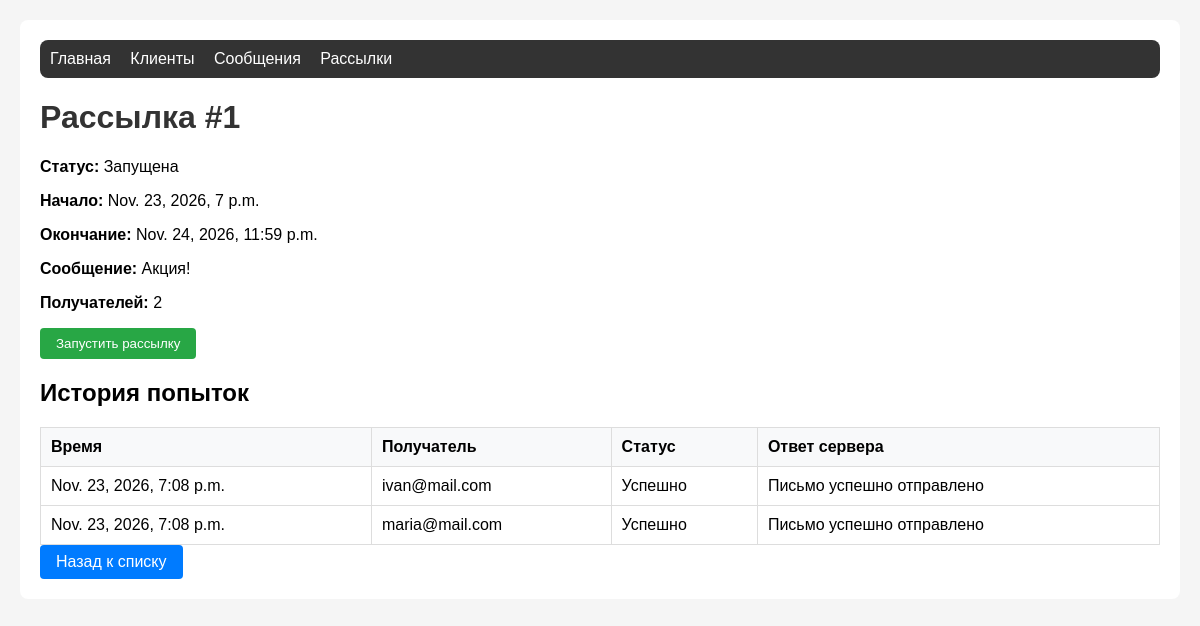
Screenshot of /mailings/1/ with the database file from the repository.
### mailing/models.py (models this page shows, shortened)
class Mailing(models.Model):
    STATUS_CREATED = 'created'
    STATUS_STARTED = 'started'
    STATUS_FINISHED = 'finished'
    STATUS_CHOICES = [
        (STATUS_CREATED, 'Создана'),
        (STATUS_STARTED, 'Запущена'),
        (STATUS_FINISHED, 'Завершена'),
    ]
    start_time = models.DateTimeField(verbose_name='Дата и время начала')
    end_time = models.DateTimeField(verbose_name='Дата и время окончания')
    status = models.CharField(
        max_length=20,
        choices=STATUS_CHOICES,
        default=STATUS_CREATED,
        verbose_name='Статус'
    )
    message = models.ForeignKey(
        Message,
        on_delete=models.CASCADE,
        verbose_name='Сообщение'
    )
    recipients = models.ManyToManyField(
        Client,
        verbose_name='Получатели'
    )
    class Meta:
        verbose_name = 'Рассылка'
        verbose_name_plural = 'Рассылки'
    def update_status(self):
        now = timezone.now()
        if now < self.start_time:
            new_status = self.STATUS_CREATED
        elif now > self.end_time:
            new_status = self.STATUS_FINISHED
        else:
            new_status = self.STATUS_STARTED
        if self.status != new_status:
            self.status = new_status
            self.save(update_fields=['status'])
        return new_status

class Message(models.Model):
    subject = models.CharField(max_length=255, verbose_name='Тема письма')
    body = models.TextField(verbose_name='Тело письма')
    class Meta:
        verbose_name = 'Сообщение'
        verbose_name_plural = 'Сообщения'

class Attempt(models.Model):
    STATUS_SUCCESS = 'success'
    STATUS_FAILED = 'failed'
    STATUS_CHOICES = [
        (STATUS_SUCCESS, 'Успешно'),
        (STATUS_FAILED, 'Не успешно'),
    ]
    attempt_time = models.DateTimeField(auto_now_add=True, verbose_name='Дата и время попытки')
    status = models.CharField(
        max_length=20,
        choices=STATUS_CHOICES,
        verbose_name='Статус'
    )
    server_response = models.TextField(blank=True, verbose_name='Ответ почтового сервера')
    mailing = models.ForeignKey(
        Mailing,
        on_delete=models.CASCADE,
        verbose_name='Рассылка'
    )
    client = models.ForeignKey(
        Client,
        on_delete=models.CASCADE,
        verbose_name='Получатель'
    )
    class Meta:
        verbose_name = 'Попытка отправки'
        verbose_name_plural = 'Попытки отправки'

class Client(models.Model):
    email = models.EmailField(unique=True, verbose_name='Email')
    full_name = models.CharField(max_length=255, verbose_name='Ф.И.О.')
    comment = models.TextField(blank=True, verbose_name='Комментарий')
    class Meta:
        verbose_name = 'Получатель рассылки'
        verbose_name_plural = 'Получатели рассылки'

### mailing/views.py (the view)
# urls.py: path('mailings/<int:pk>/', views.MailingDetailView.as_view(), name='mailing_detail'),
class MailingDetailView(View):
    def get(self, request, pk):
        mailing = get_object_or_404(Mailing, pk=pk)
        mailing.update_status()
        attempts = Attempt.objects.filter(mailing=mailing)
        return render(request, 'mailing/mailing_detail.html', {
            'mailing': mailing,
            'attempts': attempts
        })

### mailing/templates/mailing/mailing_detail.html (shortened to what this page needs)
{% extends 'mailing/base.html' %}
{% block content %}
<h1>Рассылка #{{ mailing.pk }}</h1>
<p><strong>Статус:</strong> {{ mailing.get_status_display }}</p>
<p><strong>Начало:</strong> {{ mailing.start_time }}</p>
<p><strong>Окончание:</strong> {{ mailing.end_time }}</p>
<p><strong>Сообщение:</strong> {{ mailing.message.subject }}</p>
<p><strong>Получателей:</strong> {{ mailing.recipients.count }}</p>
{% if mailing.status == 'started' %}
<form method="post" action="{% url 'send_mailing' mailing.pk %}" style="display:inline;">
    <button type="submit" class="btn btn-success">Запустить рассылку</button>
</form>
{% endif %}
<h2>История попыток</h2>
<table>
    <thead>
        <tr>
            <th>Время</th>
            <th>Получатель</th>
            <th>Статус</th>
            <th>Ответ сервера</th>
        </tr>
    </thead>
    <tbody>
        {% for attempt in attempts %}
        <tr>
            <td>{{ attempt.attempt_time }}</td>
            <td>{{ attempt.client.email }}</td>
            <td>{{ attempt.get_status_display }}</td>
            <td>{{ attempt.server_response }}</td>
        </tr>
        {% empty %}
        <tr><td colspan="4">Попыток ещё не было</td></tr>
        {% endfor %}
    </tbody>
</table>
<a href="{% url 'mailing_list' %}" class="btn">Назад к списку</a>
{% endblock %}

### mailing/templates/mailing/base.html (shortened to what this page needs)
<!DOCTYPE html>
<html lang="ru">
<head>
</head>
<body>
    <div class="container">
        <nav>
            <a href="{% url 'home' %}">Главная</a>
            <a href="{% url 'client_list' %}">Клиенты</a>
            <a href="{% url 'message_list' %}">Сообщения</a>
            <a href="{% url 'mailing_list' %}">Рассылки</a>
        </nav>
        {% block content %}{% endblock %}
    </div>
</body>
</html>

### mailing/templates/mailing/base.html (style rules this page uses)
body { font-family: Arial, sans-serif; margin: 20px; background: #f5f5f5; }
.container { max-width: 1200px; margin: 0 auto; background: white; padding: 20px; border-radius: 8px; }
nav { background: #333; padding: 10px; margin-bottom: 20px; border-radius: 8px; }
nav a { color: white; text-decoration: none; margin-right: 15px; }
h1 { color: #333; }
.btn { display: inline-block; padding: 8px 16px; background: #007bff; color: white; text-decoration: none; border-radius: 4px; border: none; cursor: pointer; }
.btn-success { background: #28a745; }
table { width: 100%; border-collapse: collapse; margin-top: 15px; }
th, td { border: 1px solid #ddd; padding: 10px; text-align: left; }
th { background: #f8f9fa; }

### rows the page displays
Mailing: pk "1", status "Запущена", start_time "Nov. 23, 2026, 7 p.m.", end_time "Nov. 24, 2026, 11:59 p.m.", message.subject "Акция!", recipients.count "2"
Attempt: attempt_time "Nov. 23, 2026, 7:08 p.m.", client.email "ivan@mail.com", status "Успешно", server_response "Письмо успешно отправлено"
Attempt: attempt_time "Nov. 23, 2026, 7:08 p.m.", client.email "maria@mail.com", status "Успешно", server_response "Письмо успешно отправлено"
